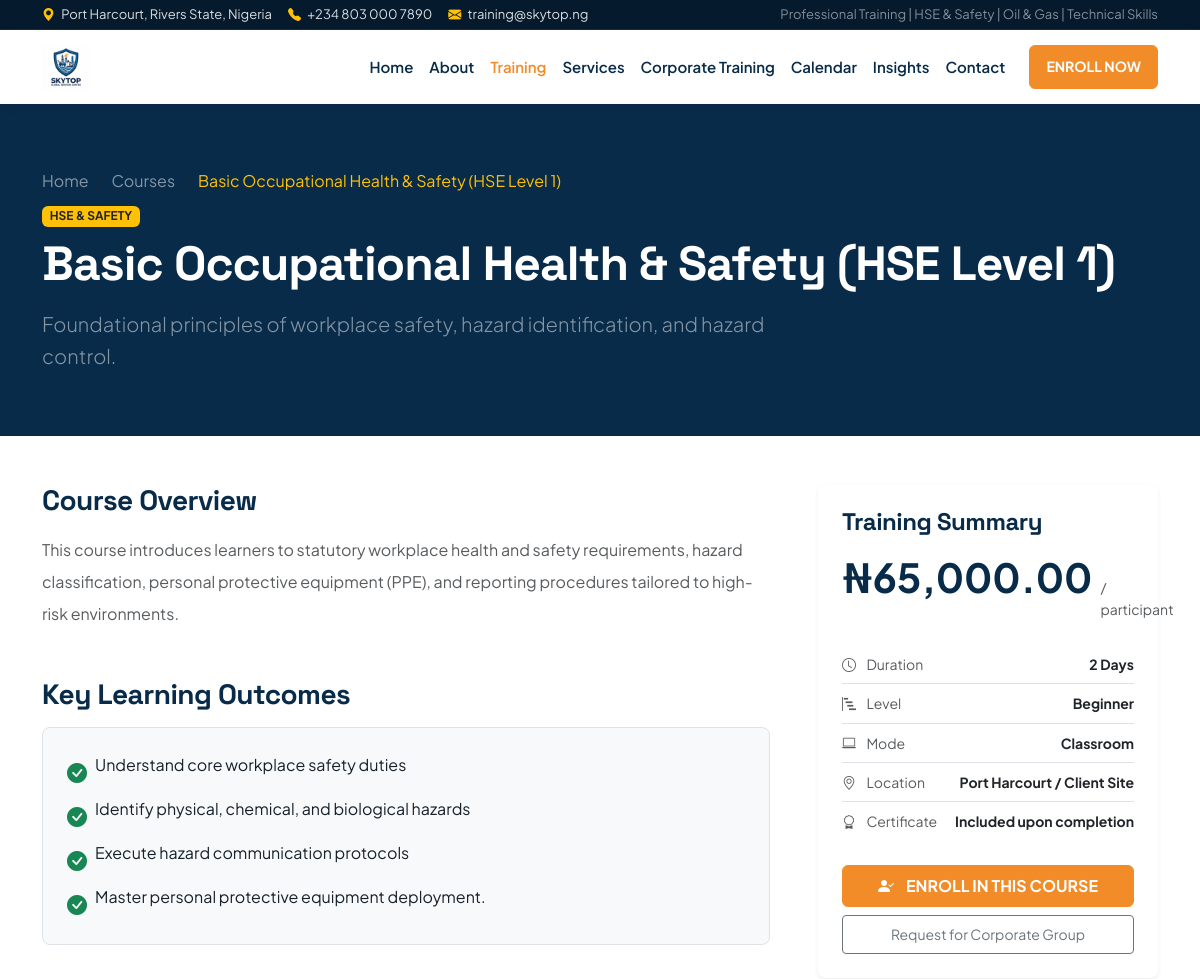
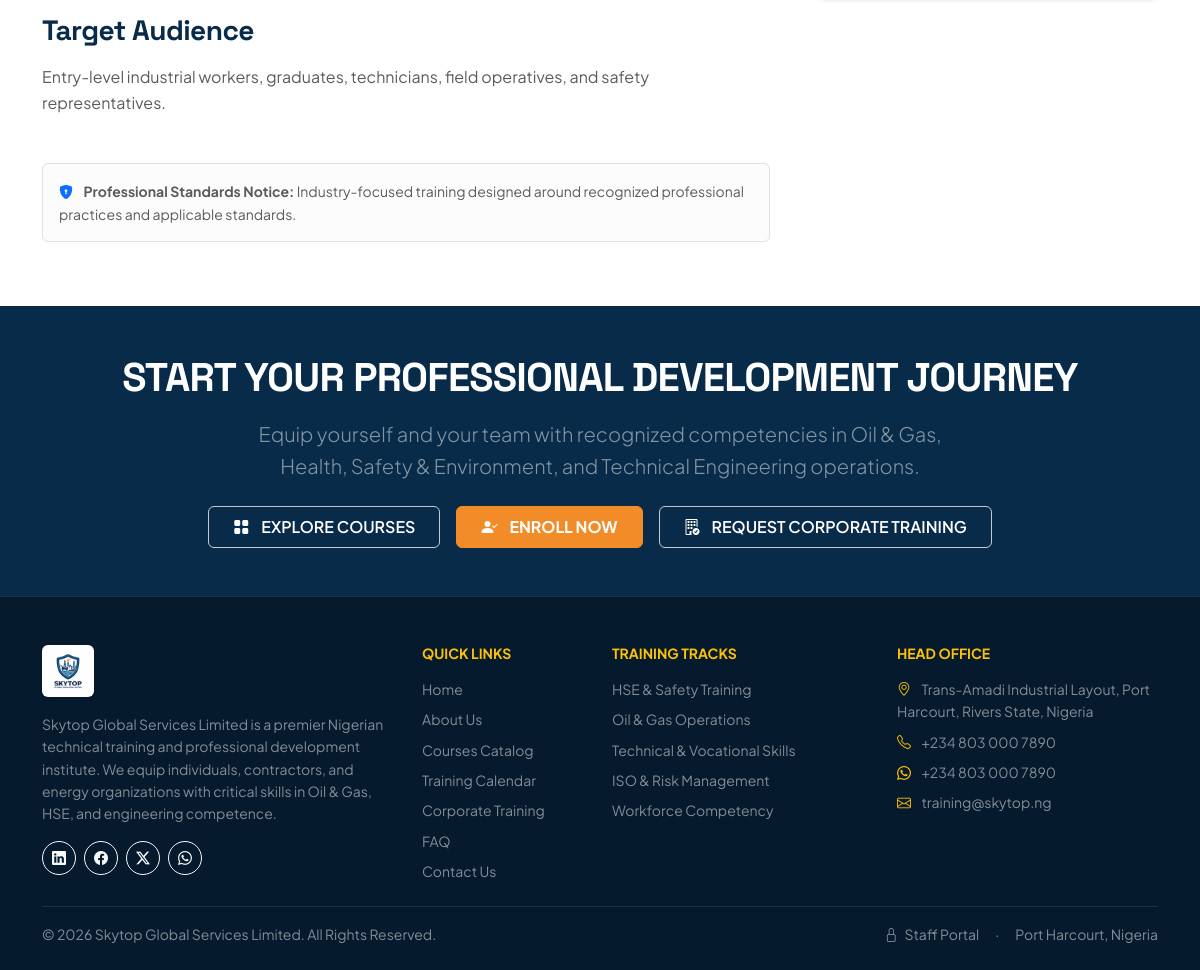
/course-details.php, run on the app's committed database (2 pictures, top to bottom).
### tables this page shows
CREATE TABLE courses (
    id INT AUTO_INCREMENT PRIMARY KEY,
    category_id INT NOT NULL,
    title VARCHAR(200) NOT NULL,
    slug VARCHAR(220) NOT NULL UNIQUE,
    short_description TEXT NOT NULL,
    overview LONGTEXT NOT NULL,
    learning_outcomes TEXT NULL,
    target_audience TEXT NULL,
    level ENUM('Beginner', 'Intermediate', 'Advanced', 'All Levels') DEFAULT 'Beginner',
    duration VARCHAR(50) NOT NULL,  
    training_mode ENUM('Classroom', 'Online', 'Hybrid', 'Corporate On-site') DEFAULT 'Classroom',
    fee_ngn DECIMAL(12, 2) NOT NULL DEFAULT 0.00,
    featured_image VARCHAR(255) NULL,
    is_featured BOOLEAN DEFAULT FALSE,
    status ENUM('active', 'archived') DEFAULT 'active',
    created_at TIMESTAMP DEFAULT CURRENT_TIMESTAMP,
    updated_at TIMESTAMP DEFAULT CURRENT_TIMESTAMP ON UPDATE CURRENT_TIMESTAMP,
    CONSTRAINT fk_course_category FOREIGN KEY (category_id) REFERENCES course_categories(id) ON DELETE CASCADE
);

CREATE TABLE course_categories (
    id INT AUTO_INCREMENT PRIMARY KEY,
    name VARCHAR(100) NOT NULL,
    slug VARCHAR(120) NOT NULL UNIQUE,
    description TEXT NULL,
    icon VARCHAR(60) DEFAULT 'bi-gear',
    sort_order INT DEFAULT 0,
    status ENUM('active', 'inactive') DEFAULT 'active',
    created_at TIMESTAMP DEFAULT CURRENT_TIMESTAMP
);

### models/Course.php (called while the page is built, shortened)
<?php
class Course {
    public static function findById(int $id): ?array {
        $db = Database::getConnection();
        $stmt = $db->prepare("SELECT c.*, cat.name AS category_name, cat.slug AS category_slug
                              FROM courses c
                              JOIN course_categories cat ON c.category_id = cat.id
                              WHERE c.id = :id LIMIT 1");
        $stmt->execute([':id' => $id]);
        $result = $stmt->fetch();
        return $result ?: null;
    }
}

### controllers/CourseController.php (called while the page is built, shortened)
<?php
require_once __DIR__ . '/../models/Course.php';
require_once __DIR__ . '/../includes/functions.php';
class CourseController {
    public function show(int $id) {
        $course = Course::findById($id);
        return ['course' => $course];
    }
}

### includes/functions.php (called while the page is built, shortened)
<?php
function format_currency(float $amount): string {
    return '₦' . number_format($amount, 2);
}

### course-details.php (the view)
<?php
require_once __DIR__ . '/includes/header.php';
require_once __DIR__ . '/includes/navbar.php';
require_once __DIR__ . '/controllers/CourseController.php';
$id = (int)($_GET['id'] ?? 1);
$controller = new CourseController();
$data = $controller->show($id);
$course = $data['course'];
?>
<div class="bg-navy text-white py-5">
    <div class="container py-3">
        <nav aria-label="breadcrumb">
            <ol class="breadcrumb mb-2">
                <li class="breadcrumb-item"><a href="<?= SITE_URL ?>/index.php" class="text-white-50 text-decoration-none">Home</a></li>
                <li class="breadcrumb-item"><a href="<?= SITE_URL ?>/courses.php" class="text-white-50 text-decoration-none">Courses</a></li>
                <li class="breadcrumb-item active text-warning" aria-current="page"><?= htmlspecialchars($course['title']) ?></li>
            </ol>
        </nav>
        <span class="badge bg-warning text-dark fw-bold mb-2 text-uppercase"><?= htmlspecialchars($course['category_name']) ?></span>
        <h1 class="fw-bold display-5 mb-3"><?= htmlspecialchars($course['title']) ?></h1>
        <p class="lead text-white-50 mb-0" style="max-width: 800px;">
            <?= htmlspecialchars($course['short_description']) ?>
        </p>
    </div>
</div>
<div class="container py-5">
    <div class="row g-5">
        <div class="col-lg-8">
            <div class="mb-5">
                <h3 class="fw-bold text-navy mb-3">Course Overview</h3>
                <div class="text-muted lh-lg">
                    <?= nl2br(htmlspecialchars($course['overview'])) ?>
                </div>
            </div>
            <?php if (!empty($course['learning_outcomes'])): ?>
            <div class="mb-5">
                <h3 class="fw-bold text-navy mb-3">Key Learning Outcomes</h3>
                <div class="bg-light p-4 rounded-3 border">
                    <ul class="list-unstyled mb-0 d-flex flex-column gap-2">
                        <?php
                        $outcomes = explode(';', $course['learning_outcomes']);
                        foreach ($outcomes as $outcome):
                            if (trim($outcome)):
                        ?>
                        <li class="d-flex align-items-start gap-2">
                            <i class="bi bi-check-circle-fill text-success fs-5 mt-1"></i>
                            <span><?= htmlspecialchars(trim($outcome)) ?></span>
                        </li>
                        <?php
                            endif;
                        endforeach;
                        ?>
                    </ul>
                </div>
            </div>
            <?php endif; ?>
            <?php if (!empty($course['target_audience'])): ?>
            <div class="mb-5">
                <h3 class="fw-bold text-navy mb-3">Target Audience</h3>
                <p class="text-muted">
                    <?= htmlspecialchars($course['target_audience']) ?>
                </p>
            </div>
            <?php endif; ?>
            <div class="alert alert-light border p-3 small text-muted">
                <i class="bi bi-shield-lock-fill text-primary me-2"></i>
                <strong>Professional Standards Notice:</strong> Industry-focused training designed around recognized professional practices and applicable standards.
            </div>
        </div>
        <div class="col-lg-4">
            <div class="card border-0 shadow-sm rounded-3 border p-4 sticky-top" style="top: 100px;">
                <h4 class="fw-bold text-navy mb-3">Training Summary</h4>
                <div class="d-flex align-items-baseline mb-4">
                    <span class="display-6 fw-bold text-navy"><?= format_currency($course['fee_ngn']) ?></span>
                    <span class="text-muted ms-2 small">/ participant</span>
                </div>
                <ul class="list-group list-group-flush mb-4 small">
                    <li class="list-group-item d-flex justify-content-between px-0 py-2">
                        <span class="text-muted"><i class="bi bi-clock me-2"></i> Duration</span>
                        <span class="fw-bold text-dark"><?= htmlspecialchars($course['duration']) ?></span>
                    </li>
                    <li class="list-group-item d-flex justify-content-between px-0 py-2">
                        <span class="text-muted"><i class="bi bi-bar-chart-steps me-2"></i> Level</span>
                        <span class="fw-bold text-dark"><?= htmlspecialchars($course['level']) ?></span>
                    </li>
                    <li class="list-group-item d-flex justify-content-between px-0 py-2">
                        <span class="text-muted"><i class="bi bi-laptop me-2"></i> Mode</span>
                        <span class="fw-bold text-dark"><?= htmlspecialchars($course['training_mode']) ?></span>
                    </li>
                    <li class="list-group-item d-flex justify-content-between px-0 py-2">
                        <span class="text-muted"><i class="bi bi-geo-alt me-2"></i> Location</span>
                        <span class="fw-bold text-dark">Port Harcourt / Client Site</span>
                    </li>
                    <li class="list-group-item d-flex justify-content-between px-0 py-2">
                        <span class="text-muted"><i class="bi bi-award me-2"></i> Certificate</span>
                        <span class="fw-bold text-dark">Included upon completion</span>
                    </li>
                </ul>
                <a href="<?= SITE_URL ?>/register.php?course_id=<?= $course['id'] ?>" class="btn btn-skytop-orange w-100 py-2 fw-bold text-uppercase mb-2">
                    <i class="bi bi-person-check-fill me-1"></i> Enroll in this Course
                </a>
                <a href="<?= SITE_URL ?>/corporate-training.php" class="btn btn-outline-secondary w-100 py-2 btn-sm">
                    Request for Corporate Group
                </a>
            </div>
        </div>
    </div>
</div>
<?php require_once __DIR__ . '/includes/footer.php'; ?>

### assets/css/style.css (style rules this page uses)
:root { --skytop-navy: #082B49; --skytop-navy-dark: #051a2d; --skytop-blue: #0D5EA8; --skytop-orange: #F28C28; --skytop-orange-hover: #d9771a; --skytop-dark: #17212B; --skytop-light: #F5F7FA; --skytop-border: rgba(8, 43, 73, 0.08); }
body { font-family: 'Plus Jakarta Sans', -apple-system, BlinkMacSystemFont, 'Segoe UI', Roboto, sans-serif; color: var(--skytop-dark); background-color: #ffffff; line-height: 1.6; }
h1, h2, h3, h4, .font-heading { font-family: 'Space Grotesk', 'Plus Jakarta Sans', sans-serif; letter-spacing: -0.02em; }
.bg-navy { background-color: var(--skytop-navy) !important; }
.text-navy { color: var(--skytop-navy) !important; }
.btn-skytop-orange { background-color: var(--skytop-orange); color: #ffffff; font-weight: 700; border: 1px solid var(--skytop-orange); padding: 0.65rem 1.4rem; border-radius: 6px; transition: all 0.2s ease; display: inline-flex; align-items: center; justify-content: center; gap: 0.5rem; }

### data on the page
courses: title "Basic Occupational Health & Safety (HSE Level 1)", category.name "HSE & SAFETY", short_description "Foundational principles of workplace safety, hazard identification, and hazard control.", overview "This course introduces learners to statutory workplace health and safety requirements, hazard classification, personal protective equipment (PPE), and reporting procedures tailored to high-risk environments.", learning_outcomes "Understand core workplace safety duties", learning_outcomes "Identify physical, chemical, and biological hazards", learning_outcomes "Execute hazard communication protocols", learning_outcomes "Master personal protective equipment deployment.", target_audience "Entry-level industrial workers, graduates, technicians, field operatives, and safety representatives.", fee_ngn "₦65,000.00", duration "2 Days", level "Beginner", training_mode "Classroom"

### other printed values
SITE_PHONE "+234 803 000 7890"
ADMIN_EMAIL "training@skytop.ng"
SITE_WHATSAPP "+234 803 000 7890"
